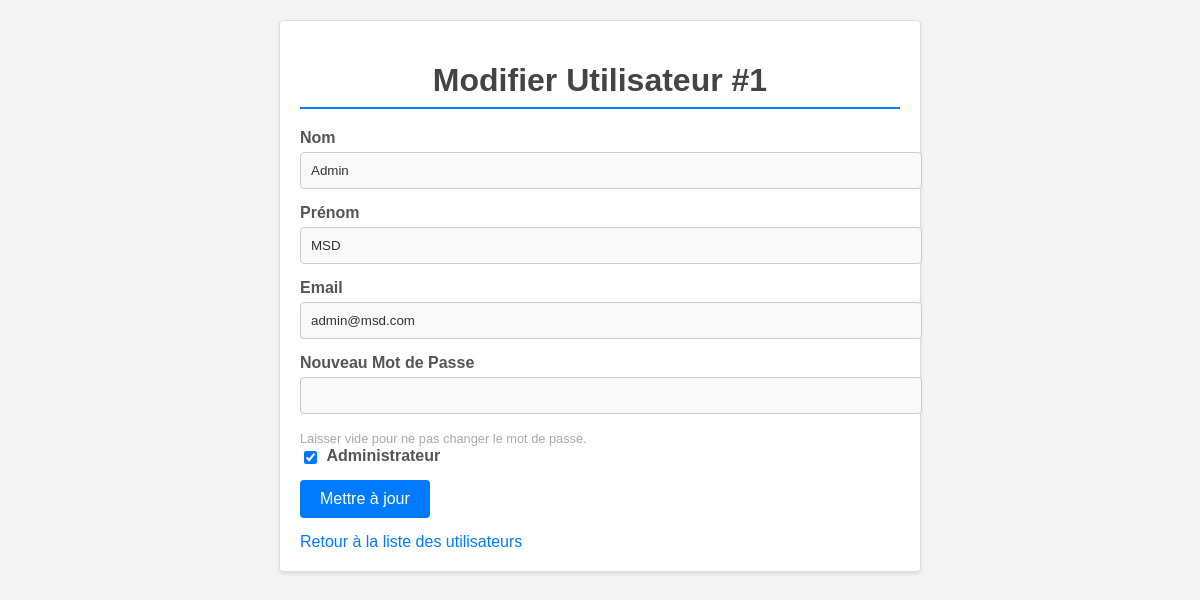
The app's page /traitements/mod_utilisateur.php?id=1 with its own data.
### tables this page shows
CREATE TABLE `utilisateurs` (
  `id` int(11) NOT NULL,
  `nom` varchar(100) NOT NULL,
  `prenom` varchar(100) NOT NULL,
  `email` varchar(150) NOT NULL,
  `password` varchar(255) NOT NULL,
  `authentifie` tinyint(1) DEFAULT '0',
  `admin` tinyint(1) DEFAULT '0',
  `date_creation` datetime DEFAULT CURRENT_TIMESTAMP,
  `remember_token` varchar(255) DEFAULT NULL
);

### traitements/mod_utilisateur.php (the view, shortened to what this page needs)
<?php
require_once 'db.php';
$user_id_to_edit = null;
$user_data = null;
$error_message = '';
$success_message = '';
$form_errors = [];
$nom = '';
$prenom = '';
$email = '';
$admin = 0;
if (isset($_POST['user_id']) && filter_var($_POST['user_id'], FILTER_VALIDATE_INT)) {
    $user_id_to_edit = (int)$_POST['user_id'];
} elseif (isset($_GET['id']) && filter_var($_GET['id'], FILTER_VALIDATE_INT)) {
    $user_id_to_edit = (int)$_GET['id'];
}
if (empty($success_message) && empty($error_message) && $_SERVER['REQUEST_METHOD'] !== 'POST' || !empty($form_errors)) {
    try {
        $sql_select = "SELECT nom, prenom, email, admin FROM utilisateurs WHERE id = :id";
        $stmt_select = $conn->prepare($sql_select);
        $stmt_select->bindParam(':id', $user_id_to_edit, PDO::PARAM_INT);
        $stmt_select->execute();
        $user_data = $stmt_select->fetch(PDO::FETCH_ASSOC);
        if (!$user_data) {
            $error_message = 'Utilisateur non trouvé';
        } else {
            if ($_SERVER['REQUEST_METHOD'] !== 'POST') {
                $nom = $user_data['nom'];
                $prenom = $user_data['prenom'];
                $email = $user_data['email'];
                $admin = $user_data['admin'];
            }
        }
    } catch (PDOException $e) {
        $error_message = 'Erreur lors de la récupération des données utilisateur';
        $user_data = null;
    }
}
?>
<!DOCTYPE html>
<html lang="fr">
<head>
</head>
<body>
    <div class="container">
        <h1>Modifier Utilisateur #<?php echo htmlspecialchars($user_id_to_edit ?? ''); ?></h1>
        <?php if ($user_data !== null || $_SERVER['REQUEST_METHOD'] === 'POST'): ?>
        <form action="mod_utilisateur.php" method="POST">
            <div>
                <label for="nom">Nom</label>
                <input type="text" id="nom" name="nom" value="<?php echo htmlspecialchars($nom); ?>" required
                       class="<?php echo isset($form_errors['nom']) ? 'error-field' : ''; ?>">
            </div>
            <div>
                <label for="prenom">Prénom</label>
                <input type="text" id="prenom" name="prenom" value="<?php echo htmlspecialchars($prenom); ?>" required
                       class="<?php echo isset($form_errors['prenom']) ? 'error-field' : ''; ?>">
            </div>
            <div>
                <label for="email">Email</label>
                <input type="email" id="email" name="email" value="<?php echo htmlspecialchars($email); ?>" required
                       class="<?php echo isset($form_errors['email']) ? 'error-field' : ''; ?>">
            </div>
            <div>
                <label for="password">Nouveau Mot de Passe</label>
                <input type="password" id="password" name="password"
                       class="<?php echo isset($form_errors['password']) ? 'error-field' : ''; ?>">
                <small style="color: #aaa; font-size: 0.8em;">Laisser vide pour ne pas changer le mot de passe.</small>
            </div>
            <div>
                <input type="checkbox" id="admin" name="admin" value="1" <?php echo ($admin == 1) ? 'checked' : ''; ?>>
                <label for="admin" class="checkbox-label">Administrateur</label>
            </div>
            <button type="submit">Mettre à jour</button>
        </form>
        <?php elseif (!$error_message): ?>
            <p>Chargement des données utilisateur...</p>
        <?php endif; ?>
        <a href="../pages/admin.php#users" class="back-link">Retour à la liste des utilisateurs</a>
    </div>
</body>
</html>

### traitements/mod_utilisateur.php (style rules this page uses)
body { font-family: Arial, sans-serif; margin: 20px; background-color: #f4f4f4; color: #333; }
.container { max-width: 600px; margin: auto; padding: 20px; background-color: #fff; border: 1px solid #ddd; border-radius: 4px; box-shadow: 0 2px 4px rgba(0, 0, 0, 0.1); }
h1 { color: #444; border-bottom: 2px solid #007bff; padding-bottom: 8px; text-align: center; margin-bottom: 20px; }
label { display: block; margin-bottom: 5px; font-weight: bold; color: #555; }
input[type="text"], input[type="email"], input[type="password"] { width: 100%; padding: 10px; margin-bottom: 15px; border: 1px solid #ccc; border-radius: 4px; background-color: #f9f9f9; color: #333; }
input[type="checkbox"] { margin-right: 5px; vertical-align: middle; }
.checkbox-label { display: inline-block; margin-bottom: 15px; color: #555; }
button { padding: 10px 20px; background-color: #007bff; color: white; border: none; border-radius: 4px; cursor: pointer; font-size: 1em; }
.back-link { display: inline-block; margin-top: 15px; color: #007bff; text-decoration: none; }

### records on screen
utilisateurs: nom "Admin", prenom "MSD", email "admin@msd.com", admin "☑"

### other values on screen
$user_id_to_edit "1"
